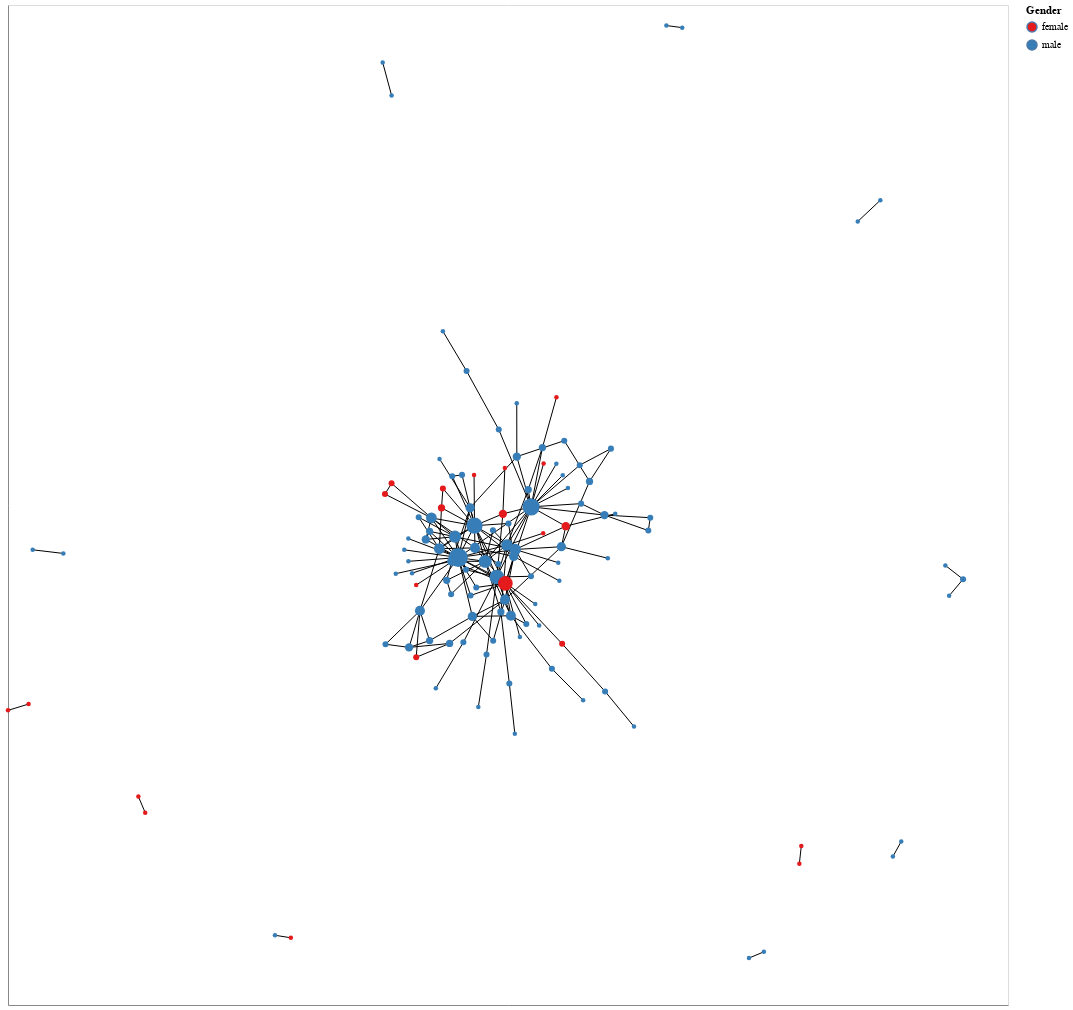

Write notebook code for a chart like this one.
### Code cell
nxa.draw_networkx(G, 
        node_size='degree:Q',
        node_color ='Gender:N',
        cmap = "set1",
        node_tooltip = 'name:N',
        linewidths = 0,
).properties(width=1000,height=1000)

### Figure 1 — Vega-Lite specification as saved in the notebook (floating-point values rounded to 4 significant figures; data arrays with more than 128 entries replaced by an {"elided": "..."} marker saying what was removed)
{"config": {"view": {"continuousWidth": 300, "continuousHeight": 300}}, "layer": [{"data": {"name": "data-0d0a52cf07b0a272016e8da2e21d3bf0"}, "mark": {"type": "line", "color": "black", "opacity": 1, "strokeWidth": 1}, "encoding": {"detail": {"field": "edge", "type": "quantitative"}, "x": {"axis": {"grid": false, "labels": false, "ticks": false, "title": ""}, "field": "x", "type": "quantitative"}, "y": {"axis": {"grid": false, "labels": false, "ticks": false, "title": ""}, "field": "y", "type": "quantitative"}}}, {"data": {"name": "data-174c1a5e9c685e9b0cac8480e983e8ca"}, "mark": {"type": "point", "fill": "Gender:N", "opacity": 1, "strokeWidth": 0}, "encoding": {"fill": {"field": "Gender", "scale": {"scheme": "set1"}, "type": "nominal"}, "size": {"field": "degree", "legend": null, "type": "quantitative"}, "tooltip": {"field": "name", "type": "nominal"}, "x": {"axis": {"grid": false, "labels": false, "ticks": false}, "field": "x", "type": "quantitative"}, "y": {"axis": {"grid": false, "labels": false, "ticks": false}, "field": "y", "type": "quantitative"}}}], "height": 1000, "width": 1000, "$schema": "https://vega.github.io/schema/vega-lite/v5.15.1.json", "datasets": {"data-0d0a52cf07b0a272016e8da2e21d3bf0": {"elided": "348 records"}, "data-174c1a5e9c685e9b0cac8480e983e8ca": [{"ID": 10013191, "between": 0.0, "y": -0.003772, "x": 0.1004, "Birthdate": 1663, "Gender": "male", "degree": 1, "Deathdate": 1731, "Historical Significance": "religious writer"}, {"ID": 10011149, "between": 0.0, "y": 0.01284, "x": -0.8894, "Birthdate": 1621, "Gender": "male", "degree": 1, "Deathdate": 1694, "Historical Significance": "local politician and author"}, {"ID": 10007567, "between": 0.02694, "y": 0.08185, "x": 0.193, "Birthdate": 1674, "Gender": "male", "degree": 4, "Deathdate": 1751, "Historical Significance": "colonial official and scholar"}, {"ID": 10003983, "between": 0.0, "y": 0.1538, "x": -0.06789, "Birthdate": 1656, "Gender": "female", "degree": 1, "Deathdate": 1659, "Historical Significance": "Quaker preacher"}, {"ID": 10011152, "between": 0.0, "y": 0.01935, "x": -0.9506, "Birthdate": 1626, "Gender": "male", "degree": 1, "Deathdate": 1697, "Historical Significance": "Quaker preacher and poet"}, {"ID": 10008595, "between": 0.0, "y": 0.01936, "x": -0.2075, "Birthdate": 1630, "Gender": "male", "degree": 1, "Deathdate": 1713, "Historical Significance": "religious writer"}, {"ID": 10010643, "between": 0.0, "y": -0.04841, "x": -0.06344, "Birthdate": 1630, "Gender": "male", "degree": 2, "Deathdate": 1691, "Historical Significance": "Quaker preacher and writer"}, {"ID": 10003478, "between": 0.0, "y": 0.05255, "x": -0.1568, "Birthdate": 1621, "Gender": "male", "degree": 3, "Deathdate": 1688, "Historical Significance": "Quaker activist"}, {"ID": 10000411, "between": 0.04165, "y": -0.09035, "x": -0.1761, "Birthdate": 1630, "Gender": "male", "degree": 6, "Deathdate": 1664, "Historical Significance": "Quaker preacher"}, {"ID": 10002469, "between": 0.02694, "y": 0.2358, "x": -0.01849, "Birthdate": 1649, "Gender": "male", "degree": 2, "Deathdate": 1723, "Historical Significance": "Quaker minister and schoolmaster"}, {"ID": 10001445, "between": 0.000676, "y": 0.1277, "x": 0.04051, "Birthdate": 1663, "Gender": "male", "degree": 3, "Deathdate": 1752, "Historical Significance": "printer"}, {"ID": 10000933, "between": 0.0, "y": 0.9592, "x": 0.3485, "Birthdate": 1687, "Gender": "male", "degree": 1, "Deathdate": 1750, "Historical Significance": "philosophical writer and playwright"}, {"ID": 10000934, "between": 0.0, "y": 0.963, "x": 0.3168, "Birthdate": 1654, "Gender": "male", "degree": 1, "Deathdate": 1725, "Historical Significance": "political economist and cloth merchant"}, {"ID": 10013226, "between": 0.0, "y": 0.1749, "x": 0.07124, "Birthdate": 1637, "Gender": "female", "degree": 1, "Deathdate": 1704, "Historical Significance": "Quaker preacher"}, {"ID": 10004523, "between": 0.0, "y": -0.1171, "x": 0.06237, "Birthdate": 1551, "Gender": "male", "degree": 1, "Deathdate": 1661, "Historical Significance": "religious writer"}, {"ID": 10004524, "between": 0.2368, "y": 0.005391, "x": -0.09948, "Birthdate": 1624, "Gender": "male", "degree": 22, "Deathdate": 1691, "Historical Significance": " a founder of the Religious Society of Friends (Quakers)"}, {"ID": 10011695, "between": 0.02432, "y": 0.09491, "x": -0.07567, "Birthdate": 1618, "Gender": "male", "degree": 5, "Deathdate": 1675, "Historical Significance": "Quaker minister"}, {"ID": 10001967, "between": 0.0008463, "y": -0.1741, "x": -0.1836, "Birthdate": 1627, "Gender": "female", "degree": 2, "Deathdate": 1705, "Historical Significance": "Quaker preacher"}, {"ID": 10001968, "between": 0.001764, "y": -0.1564, "x": -0.1978, "Birthdate": 1605, "Gender": "male", "degree": 4, "Deathdate": 1657, "Historical Significance": "Quaker preacher"}, {"ID": 10001969, "between": 0.004188, "y": -0.1492, "x": -0.1168, "Birthdate": 1640, "Gender": "male", "degree": 3, "Deathdate": 1708, "Historical Significance": "Quaker preacher and writer"}, {"ID": 10004036, "between": 0.0, "y": -0.2583, "x": -0.9589, "Birthdate": 1618, "Gender": "female", "degree": 1, "Deathdate": 1692, "Historical Significance": "Quaker missionary"}, {"ID": 10007110, "between": 0.0, "y": -0.4248, "x": -0.7392, "Birthdate": 1683, "Gender": "female", "degree": 1, "Deathdate": 1761, "Historical Significance": "Quaker minister"}, {"ID": 10002504, "between": 0.001595, "y": 0.2015, "x": 0.2059, "Birthdate": 1631, "Gender": "male", "degree": 2, "Deathdate": 1704, "Historical Significance": "Quaker activist"}, {"ID": 10007626, "between": 0.0, "y": -0.1378, "x": 0.02379, "Birthdate": 1633, "Gender": "male", "degree": 1, "Deathdate": 1720, "Historical Significance": "Quaker activist and physician"}, {"ID": 10000972, "between": 0.0, "y": 0.0668, "x": 0.001047, "Birthdate": 1569, "Gender": "male", "degree": 2, "Deathdate": 1679, "Historical Significance": "Quaker leader"}, {"ID": 10003022, "between": 0.0003851, "y": -0.03556, "x": -0.1226, "Birthdate": 1628, "Gender": "male", "degree": 3, "Deathdate": 1692, "Historical Significance": "Quaker activist and writer"}, {"ID": 10002513, "between": 0.01253, "y": 0.1717, "x": 0.1435, "Birthdate": 1634, "Gender": "male", "degree": 2, "Deathdate": 1687, "Historical Significance": "merchant and pioneer settler in America"}, {"ID": 10006100, "between": 0.01362, "y": -0.2356, "x": 0.1942, "Birthdate": 1626, "Gender": "male", "degree": 2, "Deathdate": 1666, "Historical Significance": "Quaker missionary"}, {"ID": 10004564, "between": 0.0, "y": -0.7043, "x": 0.5118, "Birthdate": 1665, "Gender": "male", "degree": 1, "Deathdate": 1745, "Historical Significance": "banker and lobbyist"}, {"ID": 10011742, "between": 0.0, "y": -0.3119, "x": 0.01367, "Birthdate": 1620, "Gender": "male", "degree": 1, "Deathdate": 1679, "Historical Significance": "politician"}, {"ID": 10008161, "between": 0.0, "y": -0.0629, "x": -0.07481, "Birthdate": 1627, "Gender": "male", "degree": 2, "Deathdate": 1713, "Historical Significance": "Quaker patron and merchant"}, {"ID": 10009697, "between": 0.0, "y": -0.2298, "x": -0.1444, "Birthdate": 1673, "Gender": "male", "degree": 1, "Deathdate": 1738, "Historical Significance": "religious controversialist"}, {"ID": 10003063, "between": 0.000163, "y": 0.03798, "x": -0.1645, "Birthdate": 1616, "Gender": "male", "degree": 4, "Deathdate": 1699, "Historical Significance": "Quaker leader and writer"}, {"ID": 10007166, "between": 0.0005808, "y": -0.01662, "x": -0.08396, "Birthdate": 1626, "Gender": "male", "degree": 2, "Deathdate": 1705, "Historical Significance": "Quaker activist"}, {"ID": 10006146, "between": 0.0, "y": 0.03949, "x": -0.1993, "Birthdate": 1635, "Gender": "male", "degree": 1, "Deathdate": 1681, "Historical Significance": "Quaker administrator"}, {"ID": 10001027, "between": 0.01362, "y": 0.3411, "x": -0.08286, "Birthdate": 1683, "Gender": "male", "degree": 2, "Deathdate": 1757, "Historical Significance": "historian of Quakerism"}, {"ID": 10008713, "between": 0.1045, "y": 0.0627, "x": -0.06697, "Birthdate": 1618, "Gender": "male", "degree": 16, "Deathdate": 1660, "Historical Significance": "Quaker preacher and writer"}, {"ID": 10006153, "between": 0.0, "y": -0.04422, "x": -0.1836, "Birthdate": 1562, "Gender": "female", "degree": 1, "Deathdate": 1672, "Historical Significance": "Quaker preacher"}, {"ID": 10012813, "between": 0.1263, "y": -0.02964, "x": -0.02232, "Birthdate": 1637, "Gender": "male", "degree": 13, "Deathdate": 1724, "Historical Significance": "Quaker leader and writer"}, {"ID": 10012815, "between": 0.0, "y": -0.07842, "x": 0.05452, "Birthdate": 1630, "Gender": "male", "degree": 1, "Deathdate": 1696, "Historical Significance": "Quaker minister and preacher"}, {"ID": 10003087, "between": 0.0, "y": 0.07787, "x": -0.1786, "Birthdate": 1628, "Gender": "male", "degree": 2, "Deathdate": 1711, "Historical Significance": "Quaker leader and writer"}, {"ID": 10004625, "between": 0.0642, "y": -0.001493, "x": -0.04555, "Birthdate": 1636, "Gender": "male", "degree": 10, "Deathdate": 1714, "Historical Significance": "merchant and religious writer"}, {"ID": 10001041, "between": 0.0, "y": -0.2635, "x": -0.05933, "Birthdate": 1691, "Gender": "male", "degree": 1, "Deathdate": 1765, "Historical Significance": "apothecary"}, {"ID": 10010260, "between": 0.0, "y": 0.1542, "x": -0.09197, "Birthdate": 1607, "Gender": "male", "degree": 2, "Deathdate": 1679, "Historical Significance": "Quaker adherent and sectary"}, {"ID": 10012829, "between": 0.0, "y": -0.008783, "x": 0.8747, "Birthdate": 1656, "Gender": "male", "degree": 1, "Deathdate": 1722, "Historical Significance": "Quaker bibliographer and writer"}, {"ID": 10011811, "between": 0.0001449, "y": -0.03365, "x": 0.9102, "Birthdate": 1614, "Gender": "male", "degree": 2, "Deathdate": 1686, "Historical Significance": "religious writer and schoolmaster"}, {"ID": 10007210, "between": 0.0, "y": -0.1143, "x": 0.03663, "Birthdate": 1630, "Gender": "male", "degree": 2, "Deathdate": 1691, "Historical Significance": "Quaker minister and botanist"}, {"ID": 10004141, "between": 0.00672, "y": 0.02277, "x": -0.06603, "Birthdate": 1630, "Gender": "male", "degree": 6, "Deathdate": 1666, "Historical Significance": "Quaker preacher and writer"}, {"ID": 10002606, "between": 0.0, "y": -0.001405, "x": -0.1992, "Birthdate": 1601, "Gender": "male", "degree": 1, "Deathdate": 1678, "Historical Significance": "merchant and official in America"}, {"ID": 10011824, "between": 0.0, "y": -0.06338, "x": 0.8823, "Birthdate": 1617, "Gender": "male", "degree": 1, "Deathdate": 1682, "Historical Significance": "Quaker minister and writer"}, {"ID": 10012350, "between": 0.0, "y": 0.837, "x": -0.2328, "Birthdate": 1590, "Gender": "male", "degree": 1, "Deathdate": 1700, "Historical Significance": "religious writer"}, {"ID": 10054848, "between": 0.02694, "y": -0.0925, "x": -0.01421, "Birthdate": 1648, "Gender": "male", "degree": 3, "Deathdate": 1690, "Historical Significance": "religious writer and colonial governor"}, {"ID": 10011331, "between": 0.0, "y": 0.2939, "x": 0.09688, "Birthdate": 1631, "Gender": "female", "degree": 1, "Deathdate": 1711, "Historical Significance": null}, {"ID": 10011332, "between": 0.01362, "y": 0.2033, "x": 0.06884, "Birthdate": 1666, "Gender": "male", "degree": 3, "Deathdate": 1749, "Historical Significance": "printer and bookseller"}, {"ID": 10004169, "between": 0.0, "y": -0.02276, "x": -0.1919, "Birthdate": 1624, "Gender": "male", "degree": 1, "Deathdate": 1701, "Historical Significance": "Quaker missionary and writer"}, {"ID": 10004170, "between": 0.1211, "y": -0.04116, "x": -0.005249, "Birthdate": 1614, "Gender": "female", "degree": 13, "Deathdate": 1702, "Historical Significance": "Quaker leader"}, {"ID": 10001097, "between": 0.0, "y": 0.8966, "x": -0.2506, "Birthdate": 1558, "Gender": "male", "degree": 1, "Deathdate": 1668, "Historical Significance": "government official and religious writer"}, {"ID": 10007246, "between": 0.02694, "y": -0.1499, "x": 0.1083, "Birthdate": 1555, "Gender": "female", "degree": 2, "Deathdate": 1665, "Historical Significance": "Quaker missionary"}, {"ID": 10003161, "between": 0.02673, "y": 0.02488, "x": 0.1068, "Birthdate": 1602, "Gender": "male", "degree": 5, "Deathdate": 1712, "Historical Significance": "Quaker schismatic"}, {"ID": 10003162, "between": 0.0, "y": 0.1668, "x": -0.006228, "Birthdate": 1619, "Gender": "female", "degree": 1, "Deathdate": 1679, "Historical Significance": "Quaker missionary"}, {"ID": 10009307, "between": 0.03894, "y": -0.09936, "x": 0.005775, "Birthdate": 1628, "Gender": "male", "degree": 6, "Deathdate": 1689, "Historical Significance": "Quaker preacher and author"}, {"ID": 10012893, "between": 0.02056, "y": -0.1005, "x": -0.07131, "Birthdate": 1652, "Gender": "male", "degree": 5, "Deathdate": 1683, "Historical Significance": "Quaker schismatic"}, {"ID": 10000099, "between": 0.0, "y": -0.03657, "x": 0.1027, "Birthdate": 1616, "Gender": "male", "degree": 1, "Deathdate": 1660, "Historical Significance": "Quaker preacher and writer"}, {"ID": 10000621, "between": 0.01362, "y": -0.2214, "x": 0.002678, "Birthdate": 1610, "Gender": "male", "degree": 2, "Deathdate": 1686, "Historical Significance": "soldier and politician"}, {"ID": 10000622, "between": 0.0, "y": -0.7155, "x": 0.4819, "Birthdate": 1682, "Gender": "male", "degree": 1, "Deathdate": 1769, "Historical Significance": "merchant"}, {"ID": 10012403, "between": 0.01362, "y": -0.1949, "x": 0.08784, "Birthdate": 1666, "Gender": "male", "degree": 2, "Deathdate": 1743, "Historical Significance": "naval officer and politician"}, {"ID": 10006784, "between": 0.04501, "y": 0.02784, "x": -0.002124, "Birthdate": 1638, "Gender": "male", "degree": 8, "Deathdate": 1716, "Historical Significance": "Quaker schismatic and Church of England clergyman"}, {"ID": 10009347, "between": 0.0, "y": -0.06048, "x": -0.1138, "Birthdate": 1636, "Gender": "male", "degree": 2, "Deathdate": 1656, "Historical Significance": "Quaker martyr"}, {"ID": 10002694, "between": 0.0, "y": 0.07714, "x": 0.2846, "Birthdate": 1694, "Gender": "male", "degree": 2, "Deathdate": 1768, "Historical Significance": "botanist"}, {"ID": 10005781, "between": 0.0, "y": 0.05449, "x": -0.03012, "Birthdate": 1614, "Gender": "male", "degree": 2, "Deathdate": 1698, "Historical Significance": "physician and cabbalist"}, {"ID": 10002203, "between": 0.01873, "y": -0.001087, "x": -0.1124, "Birthdate": 1636, "Gender": "male", "degree": 5, "Deathdate": 1665, "Historical Significance": "Quaker preacher"}, {"ID": 10006305, "between": 0.01469, "y": 0.02135, "x": -0.1373, "Birthdate": 1618, "Gender": "male", "degree": 7, "Deathdate": 1669, "Historical Significance": "Quaker activist"}, {"ID": 10006314, "between": 0.00069, "y": -0.006038, "x": -0.01936, "Birthdate": 1628, "Gender": "male", "degree": 2, "Deathdate": 1662, "Historical Significance": "Quaker activist"}, {"ID": 10000175, "between": 0.0, "y": -0.02361, "x": -0.2245, "Birthdate": 1552, "Gender": "male", "degree": 1, "Deathdate": 1662, "Historical Significance": "Quaker preacher"}, {"ID": 10010417, "between": 0.0005891, "y": -0.02833, "x": 0.04602, "Birthdate": 1601, "Gender": "male", "degree": 2, "Deathdate": 1711, "Historical Significance": "Quaker schismatic"}, {"ID": 10008884, "between": 0.0, "y": 0.1305, "x": 0.1198, "Birthdate": 1671, "Gender": "male", "degree": 1, "Deathdate": 1735, "Historical Significance": "colonial official and merchant"}, {"ID": 10010941, "between": 0.004322, "y": 0.1424, "x": 0.1631, "Birthdate": 1643, "Gender": "male", "degree": 3, "Deathdate": 1707, "Historical Significance": "Quaker leader"}, {"ID": 10004290, "between": 0.0, "y": 0.1197, "x": -0.246, "Birthdate": 1623, "Gender": "female", "degree": 2, "Deathdate": 1698, "Historical Significance": "Quaker missionary"}, {"ID": 10002755, "between": 0.0, "y": 0.04922, "x": 0.07031, "Birthdate": 1631, "Gender": "female", "degree": 1, "Deathdate": 1679, "Historical Significance": "philosopher"}, {"ID": 10004292, "between": 0.0, "y": 0.1829, "x": -0.1369, "Birthdate": 1604, "Gender": "male", "degree": 1, "Deathdate": 1665, "Historical Significance": "Quaker preacher and writer"}, {"ID": 10001737, "between": 0.01362, "y": -0.1472, "x": -0.08925, "Birthdate": 1640, "Gender": "male", "degree": 2, "Deathdate": 1727, "Historical Significance": "Quaker apostate"}, {"ID": 10004811, "between": 0.0, "y": -0.5137, "x": 0.5866, "Birthdate": 1634, "Gender": "female", "degree": 1, "Deathdate": 1659, "Historical Significance": "Quaker preacher in America"}, {"ID": 10011989, "between": 0.0, "y": 0.1519, "x": -0.1115, "Birthdate": 1650, "Gender": "male", "degree": 2, "Deathdate": 1696, "Historical Significance": "religious writer"}, {"ID": 10008917, "between": 0.0, "y": 0.6486, "x": 0.7447, "Birthdate": 1655, "Gender": "male", "degree": 1, "Deathdate": 1660, "Historical Significance": "Quaker missionary and author"}, {"ID": 10004827, "between": 0.0, "y": -0.2989, "x": 0.252, "Birthdate": 1628, "Gender": "male", "degree": 1, "Deathdate": 1684, "Historical Significance": "Quaker leader"}, {"ID": 10012509, "between": 0.0, "y": -0.5328, "x": 0.7697, "Birthdate": 1693, "Gender": "male", "degree": 1, "Deathdate": 1767, "Historical Significance": "merchant and colonial governor"}, {"ID": 10012510, "between": 0.0, "y": -0.5056, "x": 0.7865, "Birthdate": 1672, "Gender": "male", "degree": 1, "Deathdate": 1740, "Historical Significance": "merchant and colonial governor"}, {"ID": 10002274, "between": 0.0, "y": -0.4538, "x": -0.7256, "Birthdate": 1676, "Gender": "female", "degree": 1, "Deathdate": 1762, "Historical Significance": "Quaker minister"}, {"ID": 10009959, "between": 0.0, "y": 0.139, "x": -0.2329, "Birthdate": 1569, "Gender": "female", "degree": 2, "Deathdate": 1679, "Historical Significance": "Quaker preacher"}, {"ID": 10000745, "between": 0.0, "y": 0.05395, "x": 0.2806, "Birthdate": 1699, "Gender": "male", "degree": 2, "Deathdate": 1777, "Historical Significance": "botanist and explorer in America"}, {"ID": 10005359, "between": 0.0, "y": 0.1743, "x": 0.0967, "Birthdate": 1658, "Gender": "male", "degree": 1, "Deathdate": 1709, "Historical Significance": "merchant"}, {"ID": 10000243, "between": 0.0, "y": 0.2832, "x": 0.01752, "Birthdate": 1625, "Gender": "male", "degree": 1, "Deathdate": 1697, "Historical Significance": "Quaker leader"}, {"ID": 10010488, "between": 0.0, "y": 0.6104, "x": 0.6995, "Birthdate": 1585, "Gender": "male", "degree": 1, "Deathdate": 1695, "Historical Significance": "Quaker missionary"}, {"ID": 10009470, "between": 0.01523, "y": 0.00752, "x": 0.01132, "Birthdate": 1627, "Gender": "male", "degree": 5, "Deathdate": 1666, "Historical Significance": "Quaker administrator"}, {"ID": 10003859, "between": 0.0, "y": -0.1442, "x": -0.02963, "Birthdate": 1617, "Gender": "male", "degree": 2, "Deathdate": 1682, "Historical Significance": "musician and Quaker missionary"}, {"ID": 10001815, "between": 0.02897, "y": 0.187, "x": 0.01763, "Birthdate": 1631, "Gender": "male", "degree": 4, "Deathdate": 1690, "Historical Significance": "Quaker minister"}, {"ID": 10001818, "between": 0.01534, "y": 0.04291, "x": -0.106, "Birthdate": 1633, "Gender": "male", "degree": 9, "Deathdate": 1663, "Historical Significance": "Quaker activist and writer"}, {"ID": 10012062, "between": 0.01809, "y": 0.08412, "x": -0.01021, "Birthdate": 1609, "Gender": "female", "degree": 4, "Deathdate": 1688, "Historical Significance": "Quaker preacher and writer"}, {"ID": 10003882, "between": 0.002773, "y": 0.2158, "x": 0.1125, "Birthdate": 1627, "Gender": "male", "degree": 2, "Deathdate": 1712, "Historical Significance": "Quaker leader"}, {"ID": 10002354, "between": 0.0, "y": -0.2697, "x": -1.0, "Birthdate": 1608, "Gender": "female", "degree": 1, "Deathdate": 1664, "Historical Significance": "Quaker missionary"}, {"ID": 10010036, "between": 0.0, "y": -0.1506, "x": -0.2449, "Birthdate": 1560, "Gender": "male", "degree": 2, "Deathdate": 1670, "Historical Significance": "parliamentarian army officer"}, {"ID": 10010037, "between": 0.01362, "y": -0.169, "x": -0.04295, "Birthdate": 1648, "Gender": "male", "degree": 2, "Deathdate": 1724, "Historical Significance": "maker of clocks, watches, and barometers"}, {"ID": 10009526, "between": 0.0, "y": 0.08418, "x": 0.2145, "Birthdate": 1655, "Gender": "male", "degree": 1, "Deathdate": 1710, "Historical Significance": "Quaker apologist and controversialist"}, {"ID": 10009527, "between": 0.02421, "y": 0.06182, "x": 0.1155, "Birthdate": 1623, "Gender": "female", "degree": 4, "Deathdate": 1682, "Historical Significance": "Quaker and writer"}, {"ID": 10007992, "between": 0.001404, "y": -0.1441, "x": -0.1567, "Birthdate": 1637, "Gender": "male", "degree": 3, "Deathdate": 1698, "Historical Significance": "Quaker preacher and apothecary"}, {"ID": 10013112, "between": 0.0, "y": -0.6745, "x": -0.466, "Birthdate": 1633, "Gender": "male", "degree": 1, "Deathdate": 1707, "Historical Significance": "religious writer"}, {"ID": 10009531, "between": 0.24, "y": 0.0967, "x": 0.04622, "Birthdate": 1644, "Gender": "male", "degree": 18, "Deathdate": 1718, "Historical Significance": "Quaker leader and founder of Pennsylvania"}, {"ID": 10009535, "between": 0.0, "y": -0.679, "x": -0.4343, "Birthdate": 1630, "Gender": "female", "degree": 1, "Deathdate": 1701, "Historical Significance": null}, {"ID": 10012614, "between": 0.0, "y": -0.5455, "x": 0.5827, "Birthdate": 1636, "Gender": "female", "degree": 1, "Deathdate": 1666, "Historical Significance": "Quaker preacher"}, {"ID": 10007509, "between": 0.0, "y": 0.1025, "x": 0.1463, "Birthdate": 1656, "Gender": "male", "degree": 2, "Deathdate": 1731, "Historical Significance": "lawyer and politician in America"}, {"ID": 10008534, "between": 0.0, "y": -0.2516, "x": 0.1503, "Birthdate": 1671, "Gender": "male", "degree": 1, "Deathdate": 1746, "Historical Significance": "politician in America"}, {"ID": 10011100, "between": 0.0003501, "y": 0.09493, "x": -0.133, "Birthdate": 1624, "Gender": "female", "degree": 3, "Deathdate": 1665, "Historical Significance": "Quaker and author"}, {"ID": 10011613, "between": 0.02899, "y": -0.07038, "x": -0.00596, "Birthdate": 1571, "Gender": "male", "degree": 6, "Deathdate": 1681, "Historical Significance": "Quaker schismatic"}, {"ID": 10011614, "between": 0.0, "y": 0.1535, "x": 0.1095, "Birthdate": 1670, "Gender": "male", "degree": 1, "Deathdate": 1742, "Historical Significance": "Quaker minister and journal writer"}, {"ID": 10003945, "between": 0.04619, "y": 0.0199, "x": 0.01439, "Birthdate": 1639, "Gender": "male", "degree": 8, "Deathdate": 1713, "Historical Significance": "religious controversialist"}, {"ID": 10011114, "between": 0.0, "y": 0.004117, "x": 0.1996, "Birthdate": 1627, "Gender": "male", "degree": 1, "Deathdate": 1671, "Historical Significance": "Quaker preacher"}, {"ID": 10001390, "between": 0.0, "y": 0.4127, "x": -0.1302, "Birthdate": 1677, "Gender": "male", "degree": 1, "Deathdate": 1753, "Historical Significance": "Quaker minister and writer"}, {"ID": 10009584, "between": 0.0283, "y": 0.07679, "x": -0.1532, "Birthdate": 1555, "Gender": "male", "degree": 7, "Deathdate": 1665, "Historical Significance": "Quaker schismatic"}, {"ID": 10011632, "between": 0.0, "y": 0.1297, "x": -0.1302, "Birthdate": 1656, "Gender": "female", "degree": 2, "Deathdate": 1671, "Historical Significance": "Quaker missionary"}]}}
